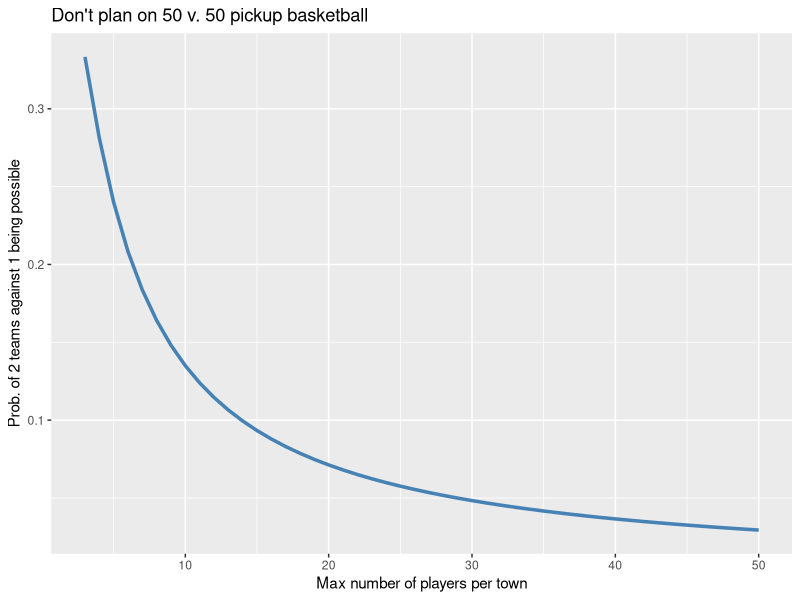

Here is the R script that generated this plot:
## ---- chunk 1
knitr::opts_chunk$set(echo = TRUE)
library(ggplot2)
## ---- chunk 2
nsim <- 10000 # number of iterations
nmax <- 5 # max number of players from any town

# Keep track of instances where two towns can be pitted against one
counter <- 0 
num_success <- 0
for (i in 1:nsim) {
  
  # Draw number of players for each town
  A <- sample(1:nmax,1)
  B <- sample(1:nmax,1)
  C <- sample(1:nmax,1)
  
  # If feasible, increment our success tracker
  if ( (A+B == C) || (B+C == A) || (C+A == B) ) {
    num_success <- num_success + 1
  }
  
  counter <- counter + 1
}

num_success/counter
## ---- chunk 3

# Compute probability from small pickup games to preposterously large ones
n <- 3:50
pi <- rep(NaN,length(n))
for (i in 3:max(n)) {
  pi[i-2] <- 3 * (0.5*(i^2 - i))/(i^3)
}
## ---- chunk 4
# Plot the probabilities over n
ggplot(data=NULL,aes(x=n,y=pi)) + geom_line(size=1.2, color = 'steelblue') +
  ylab("Prob. of 2 teams against 1 being possible") +
  xlab("Max number of players per town") + 
  ggtitle("Don't plan on 50 v. 50 pickup basketball") 
